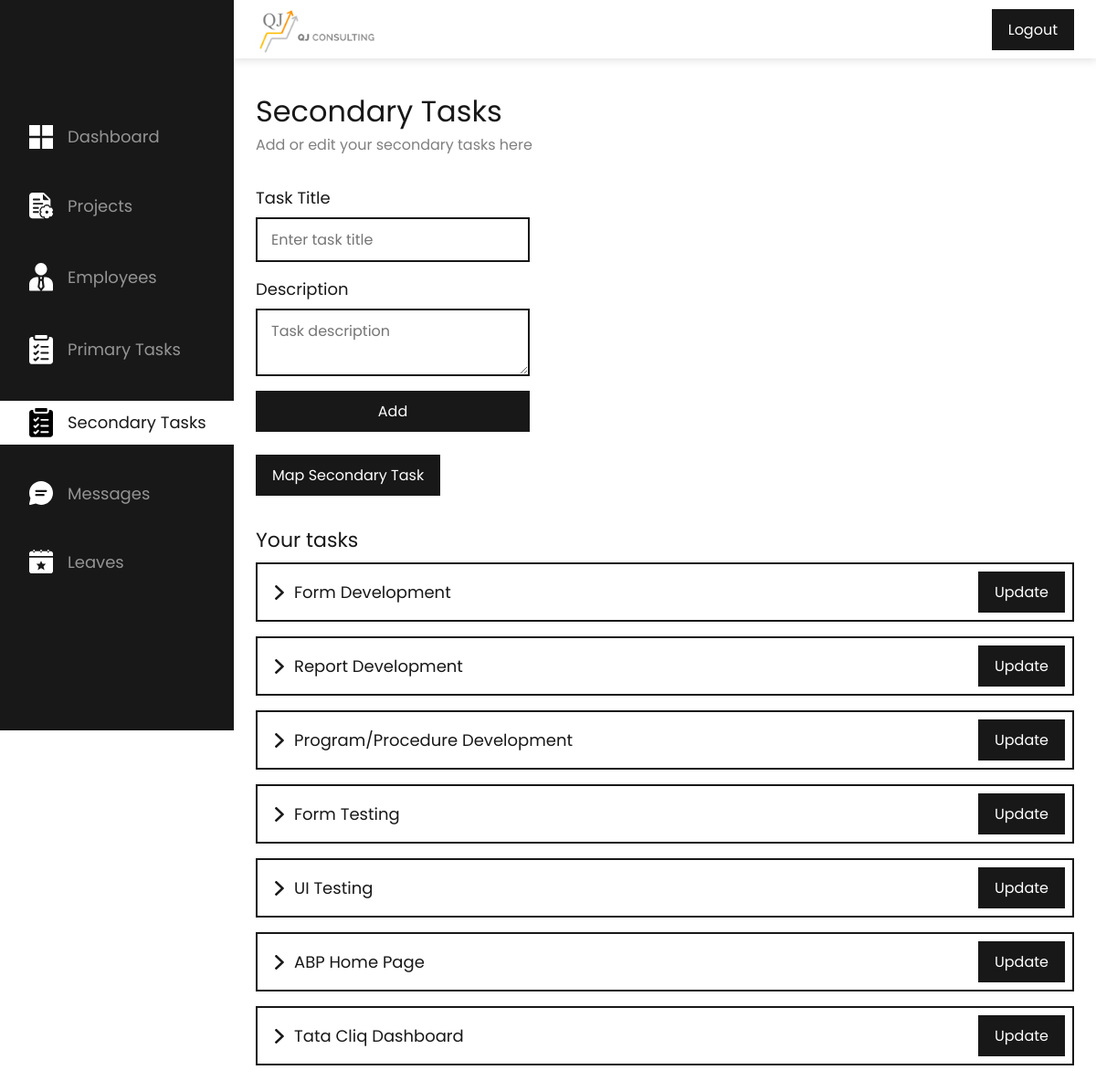
Page /admin/secondaryTasks.php (signed in) on the committed database.
### tables this page shows
CREATE TABLE `sub_task_master` (
  `sub_task_id` int NOT NULL AUTO_INCREMENT,
  `title` varchar(1024) NOT NULL,
  `description` varchar(8192) NOT NULL,
  `activity` tinyint NOT NULL DEFAULT '1',
  PRIMARY KEY (`sub_task_id`)
);

### admin/secondaryTasks.php (the view, shortened to what this page needs)
<?php
    include("./../connection/connection.php");
?>
<!DOCTYPE html>
<html lang="en">
    <head>
        <link rel="stylesheet" href="./../css/style.css">
        <link rel="stylesheet" href="./../css/navigation.css">
    </head>
    <body>
        <?php include("./topNavigation.php"); ?>
        <?php include("./sideNavigation.php"); ?>
        <div class="container">
            <div class="my-32 px-2vw">
                <div class="font-32">
                    Secondary Tasks
                </div>
                <div class="font-16 color-2" style="color: grey;">Add or edit your secondary tasks here</div>
            </div>
            <div class="my-32 px-2vw">
                <form class="w300-px" method="POST">
                    <div class="flex flex-column gap-16">
                        <div class="flex flex-column gap-8 font-18">
                            Task Title
                            <input class="input-field font-16" type="text" placeholder="Enter task title" name="title">
                        </div>
                        <div class="flex flex-column gap-8 font-18">
                            Description
                            <textarea class="input-field resize-y font-16" placeholder="Task description" name="description"></textarea>
                        </div>
                        <div class="flex flex-column gap-8">
                            <input class="button-1 font-16" type="submit" value="Add" name="submit">
                        </div>
                    </div>
                </form>
                <br>
                <input class="button-1 font-16" type="button" value="Map Secondary Task" onclick="toggleOverlay()">
            </div>
            <div class="my-32 px-2vw">
                <div class="font-22">Your tasks</div>
                <div class="my-8 flex flex-column gap-16">
                    <?php
                        $query = "SELECT
                                    stm.`sub_task_id` AS stm_id,
                                    stm.`title` AS stm_title,
                                    stm.`description` AS stm_description,
                                    GROUP_CONCAT(tm.`task_id` ORDER BY tm.`task_id` SEPARATOR ',') AS tm_ids,
                                    GROUP_CONCAT(tm.`title` ORDER BY tm.`task_id` SEPARATOR ',') AS tm_titles
                                FROM `sub_task_master` stm
                                LEFT JOIN `task_sub_task_map` tstm ON tstm.`sub_task_id` = stm.`sub_task_id`
                                LEFT JOIN `task_master` tm ON tm.`task_id` = tstm.`task_id`
                                GROUP BY stm.`sub_task_id`
                                ORDER BY stm.`sub_task_id`";
                        $data = mysqli_query($connection, $query);
                        while($ar = mysqli_fetch_array($data))
                        {
                    ?>
                            <div class="card-1">
                                <form class="flex flex-column gap-16" method="POST">
                                    <div class="flex align-center justify-between">
                                        <div class="flex align-center gap-8">
                                            <img src="./../res/icons/right-cheveron.svg" alt="" onclick="showDetails(this)">
                                            <input class="font-18 w100-percent" type="text" value="<?php echo $ar['stm_title']; ?>" name="title">
                                        </div>
                                        <input class="button-1 font-16" type="submit" value="Update" name="update">
                                    </div>
                                </form>
                            </div>
                    <?php
                        }
                    ?>
                </div>
            </div>
        </div>
    </body>
</html>

### admin/topNavigation.php
<div class="top-navigation flex justify-between align-center w100-vw fixed">
    <img src="./../res/logos/logo-qj.png" alt="" height="54px">
    <div class="flex">
        <a href="logout.php">
            <div class="button-1 font-16">Logout</div>
        </a>
    </div>
</div>

### admin/sideNavigation.php
<div class="side-navigation flex flex-column gap-32 h100-vh fixed">
    <a href="dashboard.php" class="button-sn flex align-center gap-16">
        <img src="./../res/icons/dashboard.svg" alt="" title="Dashboard">
        <div class="sn-res-hide font-18">Dashboard</div>
    </a>
    <a href="projects.php" class="button-sn flex align-center gap-16">
        <img src="./../res/icons/projects.svg" alt="" title="Projects">
        <div class="sn-res-hide font-18">Projects</div>
    </a>
    <a href="employees.php" class="button-sn flex align-center gap-16">
        <img src="./../res/icons/employees.svg" alt="" title="Employees">
        <div class="sn-res-hide font-18">Employees</div>
    </a>
    <a href="primaryTasks.php" class="button-sn flex align-center gap-16">
        <img src="./../res/icons/tasks.svg" alt="" title="Tasks">
        <div class="sn-res-hide font-18">Primary Tasks</div>
    </a>
    <a href="secondaryTasks.php" class="button-sn flex align-center gap-16">
        <img src="./../res/icons/tasks.svg" alt="" title="Tasks">
        <div class="sn-res-hide font-18">Secondary Tasks</div>
    </a>
    <a href="messages.php" class="button-sn flex align-center gap-16">
        <img src="./../res/icons/messages.svg" alt="" title="Messages">
        <div class="sn-res-hide font-18">Messages</div>
    </a>
    <a href="leaves.php" class="button-sn flex align-center gap-16">
        <img src="./../res/icons/leaves.svg" alt="" title="Leaves">
        <div class="sn-res-hide font-18">Leaves</div>
    </a>
</div>

### css/style.css (style rules this page uses)
* { margin: 0; padding: 0; box-sizing: border-box; text-decoration: none; outline: none; border: none; font-family: "Poppins", sans-serif; color: var(--theme-color-3); user-select: none; }
:root { --theme-color-1: #000000; --theme-color-2: #FFFFFF; --theme-color-3: #181818; }
.container { margin-top: 64px; margin-left: 256px; padding-top: 2px; }
.resize-y { resize: vertical; }
.fixed { position: fixed; }
.w100-percent { width: 100%; }
.w100-vw { width: 100vw; }
.w300-px { width: 300px; }
.h100-vh { height: 100vh; }
.flex { display: flex; }
.flex-column { flex-direction: column; }
.justify-between { justify-content: space-between; }
.align-center { align-items: center; }
.gap-8 { gap: 8px; }
.gap-16 { gap: 16px; }
.gap-32 { gap: 32px; }
.my-8 { margin-top: 8px; margin-bottom: 8px; }
.my-32 { margin-top: 32px; margin-bottom: 32px; }
.px-2vw { padding-left: 2vw; padding-right: 2vw; }
.font-16 { font-size: 16px; }
.font-18 { font-size: 18px; }
.font-22 { font-size: 22px; }
.font-32 { font-size: 32px; }
.input-field { border: 2px solid var(--theme-color-3); padding: 10px 15px; }
.button-1 { border: 2px solid var(--theme-color-3); background-color: var(--theme-color-3); color: var(--theme-color-2); padding: 8px 16px; cursor: pointer; }
.card-1 { border: 2px solid var(--theme-color-3); padding: 8px 8px 8px 16px; height: 65px; overflow: hidden; }

### css/navigation.css (style rules this page uses)
.top-navigation { top: 0px; left: 256px; width: calc(100vw - 256px); height: 64px; padding: 8px 2vw; box-shadow: 0 0 10px 1px rgba(0, 0, 0, 0.15); background-color: var(--theme-color-2); z-index: 1; }
.side-navigation { top: 0px; left: 0px; width: 256px; padding-top: 128px; background-color: var(--theme-color-3); z-index: 2; }
.button-sn { width: 100%; padding: 8px 0 8px 32px; cursor: pointer; }
.button-sn > img { width: 26px; }
.button-sn > div { color: #949494; transition: all 0.5s ease-in-out; }

### rows in the picture
sub_task_master: title "Form Development"
sub_task_master: title "Report Development"
sub_task_master: title "Program/Procedure Development"
sub_task_master: title "Form Testing"
sub_task_master: title "UI Testing"
sub_task_master: title "ABP Home Page"
sub_task_master: title "Tata Cliq Dashboard"
